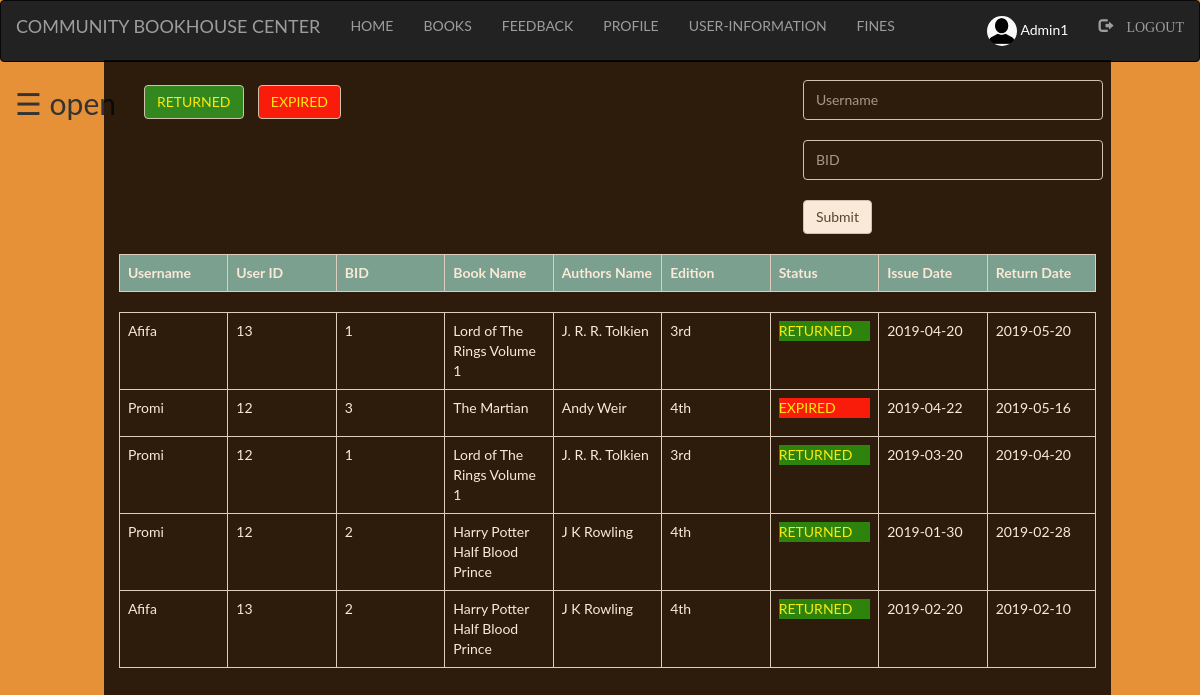
The page /Admin_/expired.php (signed in) on the database its author committed.
### tables this page shows
CREATE TABLE `user` (
  `first` varchar(100) NOT NULL,
  `last` varchar(100) NOT NULL,
  `username` varchar(100) NOT NULL,
  `password` varchar(100) NOT NULL,
  `user_id` int(100) NOT NULL,
  `email` varchar(100) NOT NULL,
  `contact` varchar(100) NOT NULL,
  `pic` varchar(100) NOT NULL
);

CREATE TABLE `books` (
  `bid` int(100) NOT NULL,
  `name` varchar(100) NOT NULL,
  `authors` varchar(100) NOT NULL,
  `edition` varchar(100) NOT NULL,
  `status` varchar(100) NOT NULL,
  `quantity` int(100) NOT NULL,
  `category` varchar(100) NOT NULL
);

CREATE TABLE `issue_book` (
  `username` varchar(100) NOT NULL,
  `bid` int(100) NOT NULL,
  `approve` varchar(100) NOT NULL,
  `issue` varchar(100) NOT NULL,
  `return` varchar(100) NOT NULL
);

### Admin_/expired.php (the view, shortened to what this page needs)
<?php
  include "navbar.php";
?>
<!DOCTYPE html>
<html>
<head>
</head>
<body>
<div id="main">
  <span style="font-size:30px;cursor:pointer" onclick="openNav()">&#9776; open</span>
  <div class="container">
    <?php
      if(isset($_SESSION['login_user']))
      {
        ?>
      <div style="float: left; padding: 25px;">
      <form method="post" action="">
          <button name="submit2" type="submit" class="btn btn-default" style="background-color: #06861a; color: yellow;">RETURNED</button>
          <button name="submit3" type="submit" class="btn btn-default" style="background-color: red; color: yellow;">EXPIRED</button>
      </form>
      </div>
          <div class="srch" >
          <br>
          <form method="post" action="" name="form1">
            <input type="text" name="username" class="form-control" placeholder="Username" required=""><br>
            <input type="text" name="bid" class="form-control" placeholder="BID" required=""><br>
            <button class="btn btn-default" name="submit" type="submit">Submit</button><br><br>
          </form>
        </div>
        <?php
      }
         $ret='<p style="color:yellow; background-color:green;">RETURNED</p>';
        if(isset($_POST['submit2']))
        {
        $sql="SELECT user.username,user_id,books.bid,name,authors,edition,approve,issue,issue_book.return FROM user inner join issue_book ON user.username=issue_book.username inner join books ON issue_book.bid=books.bid WHERE issue_book.approve ='$ret' ORDER BY `issue_book`.`return` DESC";
        $res=mysqli_query($db,$sql);
        }
        else
        {
        $sql="SELECT user.username,user_id,books.bid,name,authors,edition,approve,issue,issue_book.return FROM user inner join issue_book ON user.username=issue_book.username inner join books ON issue_book.bid=books.bid WHERE issue_book.approve !='' and issue_book.approve !='Yes' ORDER BY `issue_book`.`return` DESC";
        $res=mysqli_query($db,$sql);
        }
        echo "<table class='table table-bordered' style='width:100%;' >";
        echo "<tr style='background-color: #6db6b9e6;'>";
        echo "<th>"; echo "Username";  echo "</th>";
        echo "<th>"; echo "User ID";  echo "</th>";
        echo "<th>"; echo "BID";  echo "</th>";
        echo "<th>"; echo "Book Name";  echo "</th>";
        echo "<th>"; echo "Authors Name";  echo "</th>";
        echo "<th>"; echo "Edition";  echo "</th>";
        echo "<th>"; echo "Status";  echo "</th>";
        echo "<th>"; echo "Issue Date";  echo "</th>";
        echo "<th>"; echo "Return Date";  echo "</th>";
      echo "</tr>";
      echo "</table>";
       echo "<div class='scroll'>";
        echo "<table class='table table-bordered' >";
      while($row=mysqli_fetch_assoc($res))
      {
        echo "<tr>";
          echo "<td>"; echo $row['username']; echo "</td>";
          echo "<td>"; echo $row['user_id']; echo "</td>";
          echo "<td>"; echo $row['bid']; echo "</td>";
          echo "<td>"; echo $row['name']; echo "</td>";
          echo "<td>"; echo $row['authors']; echo "</td>";
          echo "<td>"; echo $row['edition']; echo "</td>";
          echo "<td>"; echo $row['approve']; echo "</td>";
          echo "<td>"; echo $row['issue']; echo "</td>";
          echo "<td>"; echo $row['return']; echo "</td>";
        echo "</tr>";
      }
    echo "</table>";
        echo "</div>";
    ?>
  </div>
</div>
</body>
</html>

### Admin_/style.css (style rules this page uses)
html, body, div, span, object, iframe, h1, h2, h3, h4, h5, h6, p, blockquote, pre, abbr, address, cite, code, del, dfn, em, img, ins, kbd, q, samp, small, strong, sub, sup, var, b, i, dl, dt, dd, ol, ul, li, fieldset, form, label, legend, table, caption, tbody, tfoot, thead, tr, th, td, article, aside, canvas, details, figcaption, figure, footer, header, hgroup, menu, nav, section, summary, time, mark, audio, video { margin:0; padding:0; border:0; outline:0; font-size:100%; vertical-align:baseline; background:transparent; }
body { line-height:1; }
table { border-collapse:collapse; border-spacing:0; }
input, select { vertical-align:middle; }
input { height: 25px; width: 300px; }

### Admin_/expired.php (style rules this page uses)
.srch { padding-left: 70%; }
.form-control { width: 300px; height: 40px; background-color: black; color: white; }
body { background-color: #e69138; font-family: "Lato", sans-serif; transition: background-color .5s; }
#main { transition: margin-left .5s; padding-left: 15px; }
.container { height: 800px; width: 85%; background-color: black; opacity: .8; color: white; margin-top: -65px; }
.scroll { width: 100%; height: 400px; overflow: auto; }
th,td { width: 10%; }

### rows shown on the page
user: username "Afifa", user "13", books.bid "1", books.name "Lord of The Rings Volume 1", books.authors "J. R. R. Tolkien", books.edition "3rd", issue_book.approve "RETURNED", issue_book.issue "2019-04-20", issue_book.return "2019-05-20", books.bid "2", books.name "Harry Potter Half Blood Prince", books.authors "J K Rowling", books.edition "4th", issue_book.issue "2019-02-20", issue_book.return "2019-02-10"
user: username "Promi", user "12", books.bid "3", books.name "The Martian", books.authors "Andy Weir", books.edition "4th", issue_book.approve "EXPIRED", issue_book.issue "2019-04-22", issue_book.return "2019-05-16", books.bid "1", books.name "Lord of The Rings Volume 1", books.authors "J. R. R. Tolkien", books.edition "3rd", issue_book.approve "RETURNED", issue_book.issue "2019-03-20", issue_book.return "2019-04-20", books.bid "2", books.name "Harry Potter Half Blood Prince", books.authors "J K Rowling", issue_book.issue "2019-01-30", issue_book.return "2019-02-28"

### other values the page prints
$_SESSION['login_user'] "Admin1"
